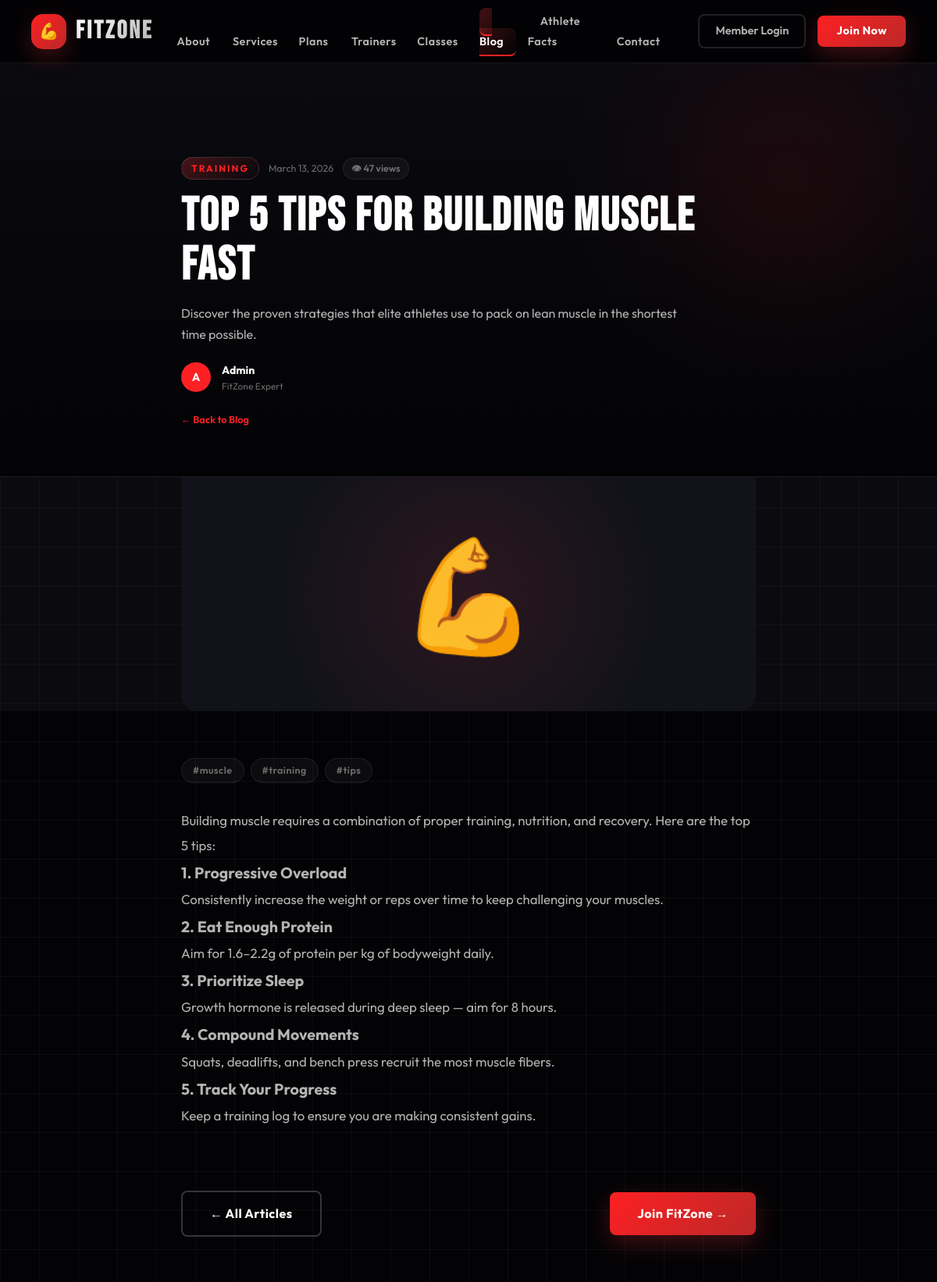
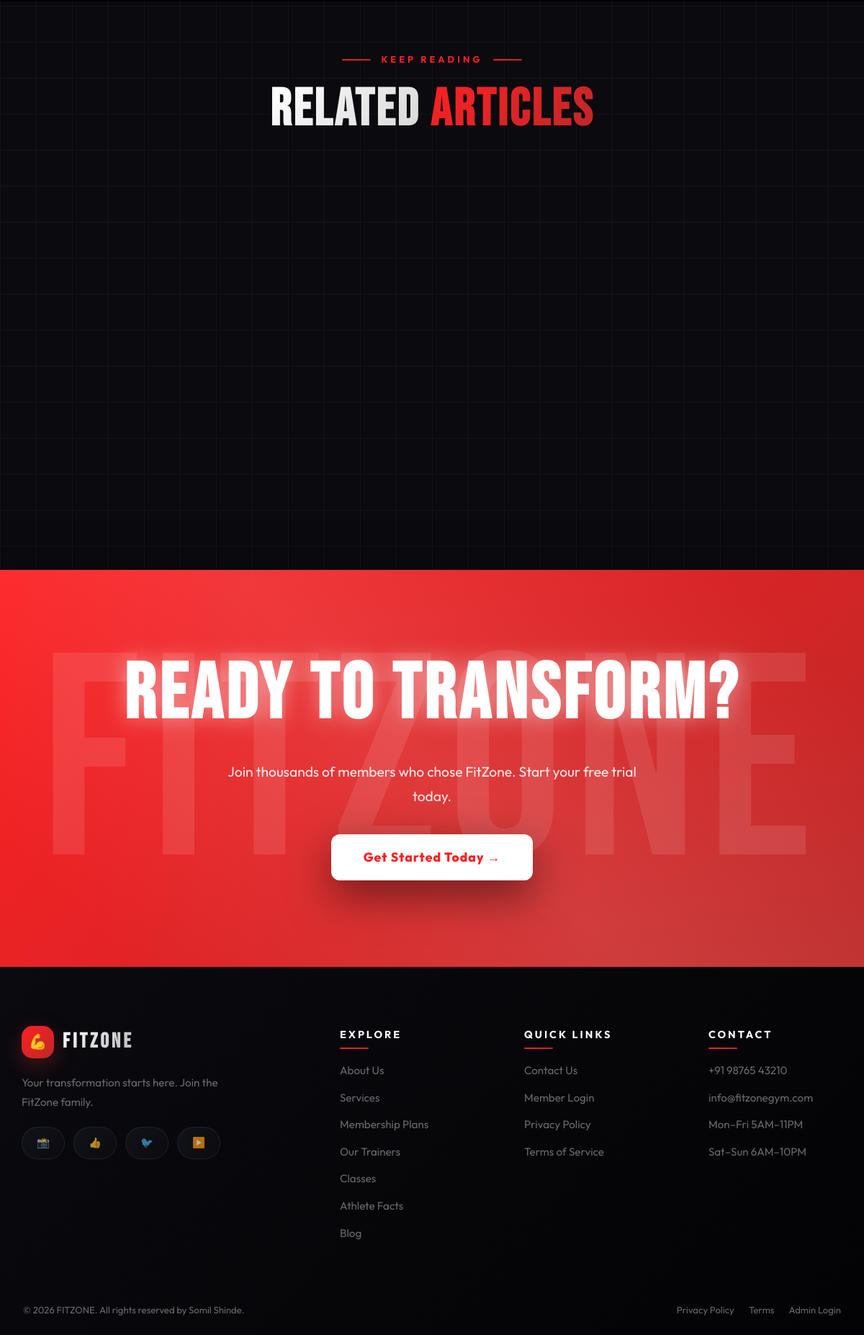
/pages/website/blog-post.php?id=1, run on the app's committed database (2 pictures, top to bottom).
### tables this page shows
CREATE TABLE `blogs` (
  `id` int(11) NOT NULL,
  `title` varchar(200) NOT NULL,
  `slug` varchar(220) NOT NULL,
  `excerpt` text DEFAULT NULL,
  `content` longtext DEFAULT NULL,
  `cover_emoji` varchar(10) DEFAULT '?',
  `category` varchar(80) DEFAULT 'General',
  `tags` varchar(255) DEFAULT NULL,
  `author_name` varchar(100) DEFAULT 'Admin',
  `is_published` tinyint(1) DEFAULT 0,
  `views` int(11) DEFAULT 0,
  `published_at` datetime DEFAULT NULL,
  `created_at` timestamp NOT NULL DEFAULT current_timestamp(),
  `updated_at` timestamp NOT NULL DEFAULT current_timestamp() ON UPDATE current_timestamp()
);

### pages/website/blog-post.php (the view, shortened to what this page needs)
<?php
$wbPath = '../../';
require_once $wbPath . 'includes/config.php';
$id   = (int)($_GET['id'] ?? 0);
$post = null;
if ($id) {
    $r = $conn->query("SELECT * FROM blogs WHERE id=$id AND is_published=1");
    if ($r && $r->num_rows) {
        $post = $r->fetch_assoc();
    }
}
include $wbPath . 'includes/website-header.php';
$related = $conn->query("SELECT id,title,cover_emoji,category,published_at FROM blogs WHERE is_published=1 AND id<>$id AND category='" . $conn->real_escape_string($post['category']) . "' ORDER BY published_at DESC LIMIT 3");
function renderContent($text) {
    $decoded = html_entity_decode($text, ENT_QUOTES | ENT_HTML5, 'UTF-8');
    if (preg_match('/<(p|h[1-6]|ul|ol|li|strong|em|br|div|span|blockquote|table|tr|td|th|hr)\b/i', $decoded)) {
        $allowed = [
            'p', 'h2', 'h3', 'h4', 'h5', 'h6',
            'strong', 'em', 'b', 'i', 'u',
            'ul', 'ol', 'li',
            'br', 'hr',
            'a', 'span', 'div', 'blockquote',
            'table', 'thead', 'tbody', 'tr', 'th', 'td',
        ];
        return strip_tags($decoded, '<' . implode('><', $allowed) . '>');
    }
    $text = htmlspecialchars($decoded, ENT_QUOTES, 'UTF-8');
    $text = preg_replace('/^### (.+)$/m', '<h3>$1</h3>', $text);
    $text = preg_replace('/^## (.+)$/m',  '<h2>$1</h2>', $text);
    $text = preg_replace('/\*\*(.+?)\*\*/', '<strong>$1</strong>', $text);
    $text = preg_replace('/\*(.+?)\*/',     '<em>$1</em>',         $text);
    $text = nl2br($text);
    return $text;
}
?>
<div class="post-header">
    <div class="post-header-inner">
        <div style="display:flex;align-items:center;gap:12px;flex-wrap:wrap;margin-bottom:16px;">
            <span class="blog-category"><?= htmlspecialchars($post['category']) ?></span>
            <span style="font-size:0.78rem;color:var(--white-40)"><?= date('F d, Y', strtotime($post['published_at'] ?: $post['created_at'])) ?></span>
            <span class="views-badge">👁 <?= number_format($post['views']) ?> views</span>
        </div>
        <h1 style="font-family:var(--font-head);font-size:clamp(2.2rem,5vw,4rem);letter-spacing:2px;text-transform:uppercase;color:var(--white);line-height:1.05;margin-bottom:16px;">
            <?= htmlspecialchars($post['title']) ?>
        </h1>
        <p style="font-size:1rem;color:var(--white-70);line-height:1.7;max-width:640px;margin-bottom:20px;">
            <?= htmlspecialchars($post['excerpt'] ?: '') ?>
        </p>
        <div style="display:flex;align-items:center;gap:14px;">
            <div style="width:38px;height:38px;border-radius:50%;background:var(--red);display:flex;align-items:center;justify-content:center;font-weight:700;font-size:0.9rem;color:#fff;flex-shrink:0;">
                <?= strtoupper(substr($post['author_name'], 0, 1)) ?>
            </div>
            <div>
                <div style="font-weight:700;font-size:0.88rem;color:var(--white)"><?= htmlspecialchars($post['author_name']) ?></div>
                <div style="font-size:0.75rem;color:var(--white-40)">FitZone Expert</div>
            </div>
        </div>
        <div style="margin-top:20px;">
            <a href="blog.php" style="font-size:0.8rem;color:var(--red);font-weight:600">← Back to Blog</a>
        </div>
    </div>
</div>
<div style="background:var(--black-2);border-bottom:1px solid var(--white-06);">
    <div style="max-width:800px;margin:0 auto;padding:0 32px;">
        <div style="height:300px;background:var(--black-3);border-radius:0 0 20px 20px;display:flex;align-items:center;justify-content:center;font-size:9rem;position:relative;overflow:hidden;">
            <div style="position:absolute;inset:0;background:radial-gradient(circle at 50% 50%,rgba(230,57,70,0.12),transparent 60%);"></div>
            <?= htmlspecialchars($post['cover_emoji']) ?>
        </div>
    </div>
</div>
<div class="post-content-wrap">
    <?php if (!empty($post['tags'])): ?>
    <div class="ws-tag-list" style="margin-bottom:32px;">
        <?php foreach (explode(',', $post['tags']) as $tag): ?>
        <a href="blog.php?q=<?= urlencode(trim($tag)) ?>" class="ws-tag">#<?= htmlspecialchars(trim($tag)) ?></a>
        <?php endforeach; ?>
    </div>
    <?php endif; ?>
    <article class="post-content">
        <?= renderContent($post['content'] ?: $post['excerpt'] ?: 'Content coming soon.') ?>
    </article>
    <div style="margin-top:48px;padding-top:32px;border-top:1px solid var(--white-06);display:flex;align-items:center;justify-content:space-between;gap:16px;flex-wrap:wrap;">
        <a href="blog.php" class="btn-outline-ws">← All Articles</a>
        <div style="display:flex;gap:10px;">
            <a href="<?= $wbPath ?>pages/website/plans.php" class="btn-primary-ws">Join FitZone →</a>
        </div>
    </div>
</div>
<?php if ($related->num_rows > 0): ?>
<section style="background:var(--black-2);border-top:1px solid var(--white-06);padding:70px 0;">
    <div class="section-inner">
        <div class="section-header" style="margin-bottom:40px;">
            <div class="section-tag">Keep Reading</div>
            <h2 class="section-title">Related <span>Articles</span></h2>
        </div>
        <div class="blog-grid">
        </div>
    </div>
</section>
<?php endif; ?>
<?php include $wbPath . 'includes/website-footer.php'; ?>

### data on the page
blogs: category "TRAINING", published_at "March 13, 2026", views "47", title "TOP 5 TIPS FOR BUILDING MUSCLE FAST", excerpt "Discover the proven strategies that elite athletes use to pack on lean muscle in the shortest time possible.", author_name "A", author_name "Admin", cover_emoji "💪", tags "muscle", tags "training", tags "tips", content "Building muscle requires a combination of proper training, nutrition, and recovery. Here are the top 5 tips: 1. Progressive Overload Consistently increase the weight or reps over time to keep challenging your muscles. 2. Eat Enough Protein Aim for 1.6–2.2g of protein per kg of bodyweight daily. 3. Prioritize Sleep Growth hormone is released during deep sleep — aim for 8 hours. 4. Compound Movements Squats, deadlifts, and bench press recruit the most muscle fibers. 5. Track Your Progress Keep a training log to ensure you are making consistent gains."

### other printed values
$label "About"
$label "Services"
$label "Plans"
$label "Trainers"
$label "Classes"
$label "Blog"
$label "Athlete Facts"
$label "Contact"
wc('contact_phone', '+91 98765 43210') "+91 98765 43210"
wc('contact_email', 'info@fitzonegym.com') "info@fitzonegym.com"
wc('contact_hours_wd', 'Mon–Fri 5AM–11PM') "Mon–Fri 5AM–11PM"
wc('contact_hours_we', 'Sat–Sun 6AM–10PM') "Sat–Sun 6AM–10PM"
wc('footer_copyright', '© 2025 FitZone Gym. All rights reserved.') "© 2026 FITZONE. All rights reserved by Somil Shinde."
